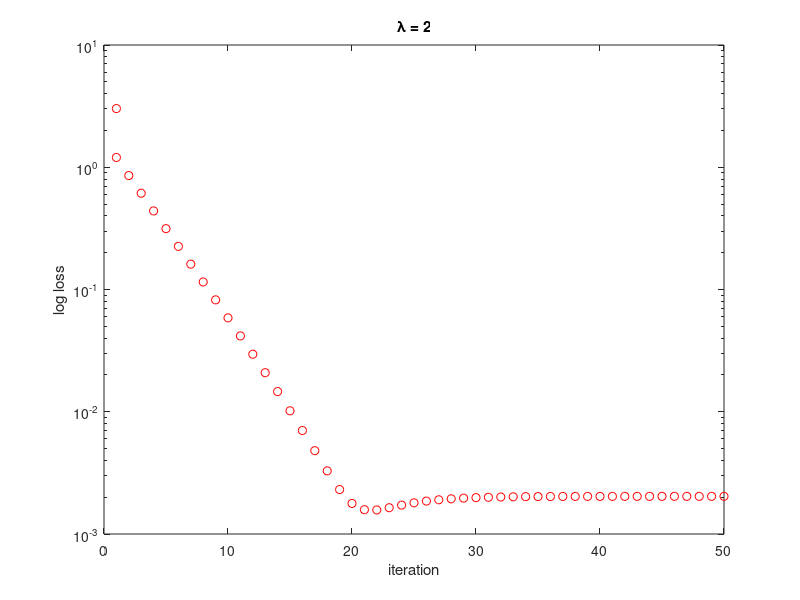

Write the MATLAB code that produced this figure.
A = [3,0.5;0.5,1];
m = [1;2];
w = [3;-1];

w_true2 = [0.82;1.09];
w_true4 = [0.64;0.18];
w_true6 = [0.33;0];

lambda = 2;
gamma = max(eig(2*A));
q = lambda/gamma;

figure
semilogy(1,norm(w-w_true2),'ro')
hold on


for n=1:50
    grad=2*A*(w-m)
    m1 = w-grad/gamma;
    for i=1:2
        if m1(i)>q
            w(i) = m1(i)-q;
        elseif m1(i)<-q
            w(i) = m1(i)+q;
        else
            w(i) = 0;
        end
    end
    w
    m
    semilogy(n,norm(w-w_true2),'ro')
    hold on
end

xlabel('iteration')
ylabel('log loss')
title('\lambda = 2')
